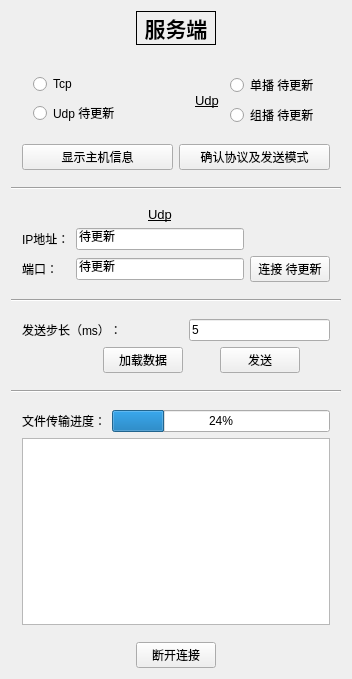
<?xml version="1.0" encoding="UTF-8"?>
<ui version="4.0">
 <class>Widget</class>
 <widget class="QWidget" name="Widget">
  <property name="geometry">
   <rect>
    <x>0</x>
    <y>0</y>
    <width>352</width>
    <height>679</height>
   </rect>
  </property>
  <property name="windowTitle">
   <string>Widget</string>
  </property>
  <layout class="QGridLayout" name="gridLayout_13">
   <item row="0" column="0">
    <spacer name="horizontalSpacer">
     <property name="orientation">
      <enum>Qt::Horizontal</enum>
     </property>
     <property name="sizeHint" stdset="0">
      <size>
       <width>108</width>
       <height>20</height>
      </size>
     </property>
    </spacer>
   </item>
   <item row="0" column="1">
    <widget class="QLabel" name="label_11">
     <property name="font">
      <font>
       <family>黑体</family>
       <pointsize>16</pointsize>
       <weight>75</weight>
       <bold>true</bold>
      </font>
     </property>
     <property name="frameShape">
      <enum>QFrame::Box</enum>
     </property>
     <property name="text">
      <string>服务端</string>
     </property>
     <property name="alignment">
      <set>Qt::AlignCenter</set>
     </property>
    </widget>
   </item>
   <item row="0" column="2">
    <spacer name="horizontalSpacer_2">
     <property name="orientation">
      <enum>Qt::Horizontal</enum>
     </property>
     <property name="sizeHint" stdset="0">
      <size>
       <width>109</width>
       <height>20</height>
      </size>
     </property>
    </spacer>
   </item>
   <item row="1" column="0" colspan="3">
    <widget class="QWidget" name="widget_2" native="true">
     <layout class="QGridLayout" name="gridLayout_10">
      <item row="0" column="1">
       <widget class="QWidget" name="widget_7" native="true">
        <layout class="QGridLayout" name="gridLayout_11">
         <item row="0" column="0">
          <widget class="QRadioButton" name="radioButtonTcp">
           <property name="acceptDrops">
            <bool>false</bool>
           </property>
           <property name="text">
            <string>Tcp</string>
           </property>
          </widget>
         </item>
         <item row="1" column="0">
          <widget class="QRadioButton" name="radioButtonUdp">
           <property name="text">
            <string>Udp 待更新</string>
           </property>
          </widget>
         </item>
        </layout>
       </widget>
      </item>
      <item row="0" column="2">
       <widget class="QWidget" name="widget_8" native="true">
        <layout class="QGridLayout" name="gridLayout_12">
         <item row="2" column="1">
          <widget class="QRadioButton" name="radioButtonGroup">
           <property name="text">
            <string>组播 待更新</string>
           </property>
          </widget>
         </item>
         <item row="1" column="1">
          <widget class="QRadioButton" name="radioButtonSin">
           <property name="text">
            <string>单播 待更新</string>
           </property>
          </widget>
         </item>
         <item row="1" column="0" rowspan="2">
          <widget class="QLabel" name="label_13">
           <property name="font">
            <font>
             <pointsize>10</pointsize>
             <underline>true</underline>
            </font>
           </property>
           <property name="frameShape">
            <enum>QFrame::NoFrame</enum>
           </property>
           <property name="text">
            <string>Udp</string>
           </property>
           <property name="alignment">
            <set>Qt::AlignCenter</set>
           </property>
          </widget>
         </item>
        </layout>
       </widget>
      </item>
      <item row="1" column="2">
       <widget class="QPushButton" name="pushButtonYes">
        <property name="text">
         <string>确认协议及发送模式</string>
        </property>
       </widget>
      </item>
      <item row="1" column="1">
       <widget class="QPushButton" name="ButtonHostinfo">
        <property name="text">
         <string>显示主机信息</string>
        </property>
       </widget>
      </item>
     </layout>
    </widget>
   </item>
   <item row="2" column="0" colspan="3">
    <widget class="Line" name="line_3">
     <property name="orientation">
      <enum>Qt::Horizontal</enum>
     </property>
    </widget>
   </item>
   <item row="3" column="0" colspan="3">
    <widget class="QWidget" name="widget_5" native="true">
     <layout class="QGridLayout" name="gridLayout_8">
      <item row="0" column="1">
       <widget class="QLabel" name="label_9">
        <property name="font">
         <font>
          <pointsize>10</pointsize>
          <weight>50</weight>
          <bold>false</bold>
          <underline>true</underline>
         </font>
        </property>
        <property name="text">
         <string>Udp</string>
        </property>
        <property name="alignment">
         <set>Qt::AlignCenter</set>
        </property>
       </widget>
      </item>
      <item row="1" column="0">
       <widget class="QLabel" name="label_2">
        <property name="text">
         <string>IP地址：</string>
        </property>
       </widget>
      </item>
      <item row="1" column="1">
       <widget class="QLineEdit" name="lineEditIP">
        <property name="text">
         <string>待更新</string>
        </property>
       </widget>
      </item>
      <item row="2" column="0">
       <widget class="QLabel" name="label_10">
        <property name="text">
         <string>端口：</string>
        </property>
       </widget>
      </item>
      <item row="2" column="1">
       <widget class="QLineEdit" name="lineEditPort">
        <property name="text">
         <string>待更新</string>
        </property>
       </widget>
      </item>
      <item row="2" column="2">
       <widget class="QPushButton" name="ButtonConnect">
        <property name="text">
         <string>连接 待更新</string>
        </property>
       </widget>
      </item>
     </layout>
    </widget>
   </item>
   <item row="4" column="0" colspan="3">
    <widget class="Line" name="line">
     <property name="orientation">
      <enum>Qt::Horizontal</enum>
     </property>
    </widget>
   </item>
   <item row="5" column="0" colspan="3">
    <widget class="QWidget" name="widget_3" native="true">
     <layout class="QGridLayout" name="gridLayout_9">
      <item row="1" column="1">
       <widget class="QPushButton" name="ButtonAdd">
        <property name="text">
         <string>加载数据</string>
        </property>
       </widget>
      </item>
      <item row="0" column="2" colspan="3">
       <widget class="QLineEdit" name="lineEditSendStep">
        <property name="text">
         <string>5</string>
        </property>
       </widget>
      </item>
      <item row="0" column="0" colspan="2">
       <widget class="QLabel" name="label_12">
        <property name="text">
         <string>发送步长（ms）：</string>
        </property>
       </widget>
      </item>
      <item row="1" column="0">
       <spacer name="horizontalSpacer_6">
        <property name="orientation">
         <enum>Qt::Horizontal</enum>
        </property>
        <property name="sizeHint" stdset="0">
         <size>
          <width>75</width>
          <height>20</height>
         </size>
        </property>
       </spacer>
      </item>
      <item row="1" column="2">
       <spacer name="horizontalSpacer_7">
        <property name="orientation">
         <enum>Qt::Horizontal</enum>
        </property>
        <property name="sizeHint" stdset="0">
         <size>
          <width>15</width>
          <height>20</height>
         </size>
        </property>
       </spacer>
      </item>
      <item row="1" column="3">
       <widget class="QPushButton" name="ButtonSend">
        <property name="text">
         <string>发送</string>
        </property>
       </widget>
      </item>
      <item row="1" column="4">
       <spacer name="horizontalSpacer_8">
        <property name="orientation">
         <enum>Qt::Horizontal</enum>
        </property>
        <property name="sizeHint" stdset="0">
         <size>
          <width>18</width>
          <height>20</height>
         </size>
        </property>
       </spacer>
      </item>
     </layout>
    </widget>
   </item>
   <item row="6" column="0" colspan="3">
    <widget class="Line" name="line_2">
     <property name="orientation">
      <enum>Qt::Horizontal</enum>
     </property>
    </widget>
   </item>
   <item row="7" column="0" colspan="3">
    <widget class="QWidget" name="widget" native="true">
     <layout class="QGridLayout" name="gridLayout_7">
      <item row="0" column="1">
       <widget class="QProgressBar" name="progressBar">
        <property name="value">
         <number>24</number>
        </property>
       </widget>
      </item>
      <item row="0" column="0">
       <widget class="QLabel" name="label_8">
        <property name="text">
         <string>文件传输进度：</string>
        </property>
       </widget>
      </item>
      <item row="1" column="0" colspan="2">
       <widget class="QTextEdit" name="textEdit"/>
      </item>
     </layout>
    </widget>
   </item>
   <item row="8" column="1">
    <widget class="QPushButton" name="ButtonClose">
     <property name="text">
      <string>断开连接</string>
     </property>
    </widget>
   </item>
  </layout>
 </widget>
 <layoutdefault spacing="6" margin="11"/>
 <resources/>
 <connections/>
</ui>
